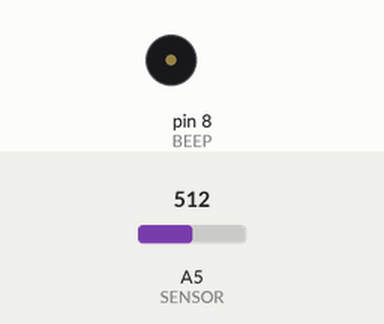
Bench run of a sketch on a simulated Arduino Uno, built with avr-gcc and run on an emulated ATmega328P. On the bench: buzzer (waves = sounding, pin HIGH). The inputs (shaded band) are chosen by the test bench; at power-on: A5 (SENSOR) = 512. What the sketch prints to the serial monitor is not drawn.

Above: at 1.8 s.
1.9 s: A5 (SENSOR) set to 1005
5.4 s: A5 (SENSOR) set to 1023
At 6.6 s:
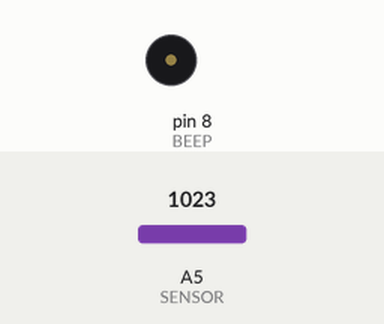
9.5 s: A5 (SENSOR) set to 900
At 9.9 s:
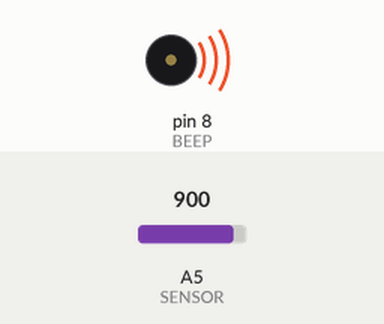
Timing chart, 0 to 19.5 s (numbered marks = the images above; inputs shaded):
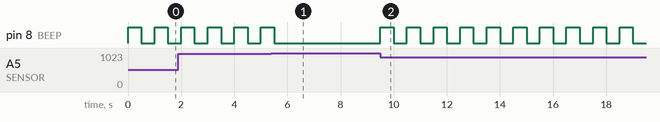

The sketch:

impact_02.ino
```cpp
const int SENSOR = A5;
const int BEEP = 8;

void setup() {
  Serial.begin(115200);
  pinMode(SENSOR, INPUT);

  // 부저
  pinMode(BEEP, OUTPUT);
}

void loop() {
  int value = analogRead(SENSOR);

  Serial.print("Sensor = ");
  Serial.println(value);

  if(value<1023) {
    digitalWrite(BEEP,HIGH);
    delay(500);
    digitalWrite(BEEP,LOW);
    delay(500);
  }
}
```

Measured:
- the behaviour switches between 1022 and 1023 on A5 (SENSOR) (found by bisection; images 0 and 1)
- after the input at 5.4 s, pin 8 (BEEP): goes on until 5.5 s, then stays LOW
- after the input at 9.5 s, pin 8 (BEEP): alternates HIGH for 0.50 s and LOW for 0.50 s, starting at once
- by itself, pin 8 (BEEP): alternates HIGH for 0.50 s and LOW for 0.50 s
